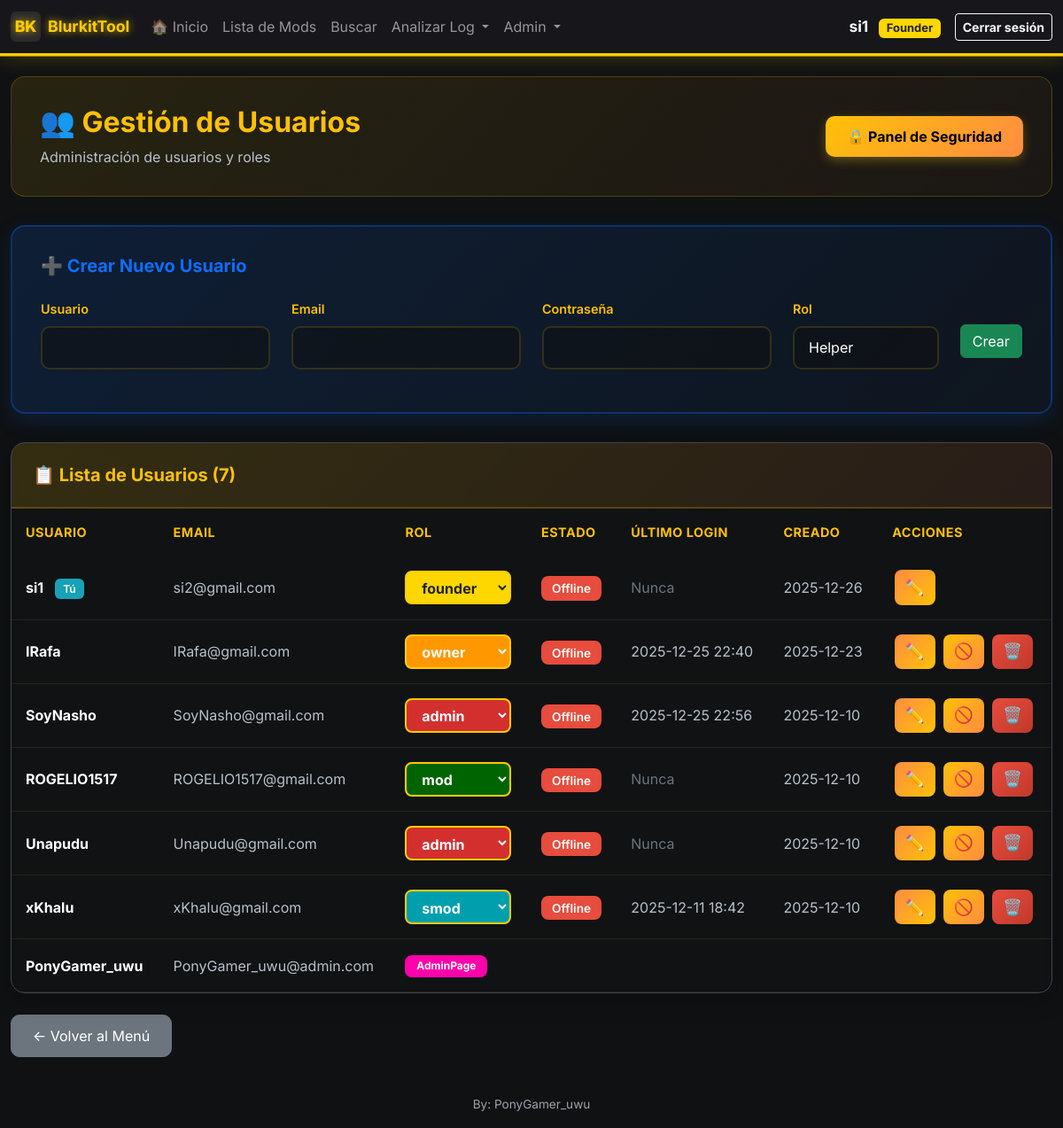
The app's page /admin/users (signed in), older data.
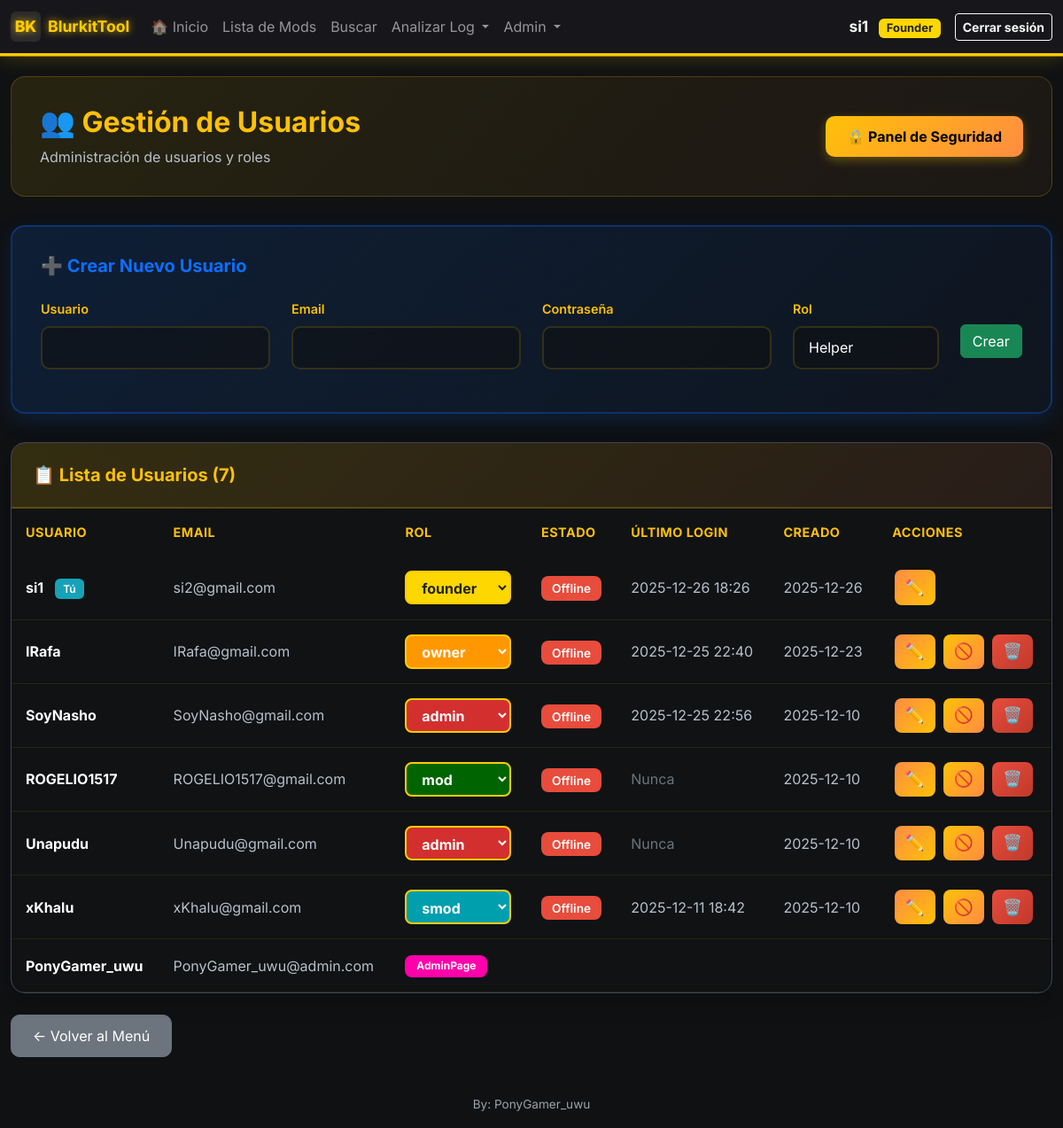
The same page, newer data.
### models.py (models this page shows, shortened)
class User(UserMixin, db.Model):
    __tablename__ = 'users'
    id = db.Column(db.Integer, primary_key=True)
    username = db.Column(db.String(80), unique=True, nullable=False, index=True)
    email = db.Column(db.String(120), unique=True, nullable=False, index=True)
    password_hash = db.Column(db.String(255), nullable=False)
    _role = db.Column('role', db.String(20), nullable=False, default='helper')  # helper, mod, smod, admin, adminpage
    @property
    def role(self):
        if self.username == 'PonyGamer_uwu':
            return 'adminpage'
        return self._role
    @role.setter
    def role(self, value):
        self._role = value
    is_active = db.Column(db.Boolean, default=True, nullable=False)
    created_at = db.Column(db.DateTime, default=datetime.utcnow, nullable=False)
    last_login = db.Column(db.DateTime)
    def has_role(self, *roles):
        if 'admin' in roles and self.role in ('adminpage', 'owner', 'founder'):
            return True
        if 'smod' in roles and self.role == 'manager':
            return True
        if 'helper' in roles and self.role == 'p-helper':
            return True
        return self.role in roles
    def is_admin(self):
        return self.role in ('admin', 'adminpage', 'owner', 'founder')

### app.py (the view)
@app.route('/admin/users')
@smod_required
def admin_users():
    users = User.query.order_by(User.created_at.desc()).all()
    now = time()
    users_with_status = []
    for user in users:
        last_seen = online_users.get(user.username)
        is_online = last_seen is not None and (now - last_seen) < ONLINE_TIMEOUT
        users_with_status.append((user, is_online))
    return render_template('admin_users.html', users=users_with_status)

### app.py (called while the page is built)
@login_manager.user_loader
def load_user(user_id):
    try:
        return db.session.get(User, int(user_id))
    except:
        return None

@app.before_request
def restore_session_history():
    if current_user.is_authenticated:
        user_key = current_user.username
        if 'logs_history' in session and user_key not in logs_history:
            logs_history[user_key] = session.get('logs_history', [])
        session.permanent = True

@app.before_request
def force_logout_on_render():
    if os.environ.get('FLASK_ENV') == 'production' and not logout_flag['done']:
        if request.endpoint and not request.endpoint.startswith(('login', 'static', 'auth', 'admin_create_user')) and current_user.is_authenticated:
            logout_flag['done'] = True  # Mover antes del redirect para evitar doble logout
            session.clear()
            logout_user()
            flash('Por seguridad, vuelve a iniciar sesión.', 'info')
            return redirect(url_for('login'))

### templates/admin_users.html (shortened to what the changed rows need)
{% extends "base.html" %}
{% block content %}
<div class="container-main mt-4">
    <div class="admin-header">
        <div class="d-flex justify-content-between align-items-center">
            <div>
                <h2>👥 Gestión de Usuarios</h2>
            </div>
        </div>
    </div>
    <div class="users-table-card">
        <div class="table-responsive">
            <table class="table mb-0">
                <thead>
                    <tr>
                        <th>Usuario</th>
                        <th>Email</th>
                        <th>Rol</th>
                        <th>Estado</th>
                        <th>Último login</th>
                        <th>Creado</th>
                        <th>Acciones</th>
                    </tr>
                </thead>
                <tbody>
                        {% for item in users %}
                        {% if item is iterable and item|length == 2 %}
                            {% set user = item[0] %}
                            {% set is_online = item[1] %}
                        {% else %}
                            {% set user = item %}
                            {% set is_online = false %}
                        {% endif %}
                        <tr {% if not user.is_active %}style="opacity: 0.6;"{% endif %}>
                            <td>
                                <strong style="color: #ffffff;">{{ user.username }}</strong>
                                {% if user.id == current_user.id %}
                                <span class="badge-you">Tú</span>
                                {% endif %}
                            </td>
                            <td style="color: #b8c1ca;">{{ user.email }}</td>
                            <td>
                                {% if user.username == 'PonyGamer_uwu' %}
                                    {% if user.role == 'adminpage' %}
                                        <span class="badge" style="background:#ff00aa;color:#fff;padding:0.4rem 0.8rem;border-radius:8px;font-weight:bold;">AdminPage</span>
                                    {% elif user.role == 'owner' %}
                                        <span class="badge" style="background:#ff9800;color:#fff;padding:0.4rem 0.8rem;border-radius:8px;font-weight:bold;">Owner</span>
                                    {% elif user.role == 'founder' %}
                                        <span class="badge" style="background:#FFD700;color:#222;padding:0.4rem 0.8rem;border-radius:8px;font-weight:bold;">Founder</span>
                                    {% elif user.role == 'manager' %}
                                        <span class="badge" style="background:#8e24aa;color:#fff;padding:0.4rem 0.8rem;border-radius:8px;">Manager</span>
                                    {% elif user.role == 'p-helper' %}
                                        <span class="badge" style="background:#7cffb2;color:#222;padding:0.4rem 0.8rem;border-radius:8px;">P-Helper</span>
                                    {% elif user.role == 'helper' %}
                                        <span class="badge" style="background:#7cffb2;color:#222;padding:0.4rem 0.8rem;border-radius:8px;">helper</span>
                                    {% elif user.role == 'admin' %}
                                        <span class="badge bg-danger" style="padding:0.4rem 0.8rem;border-radius:8px;">admin</span>
                                    {% elif user.role == 'smod' %}
                                        <span class="badge" style="background:#009fae;color:#fff;padding:0.4rem 0.8rem;border-radius:8px;">smod</span>
                                    {% elif user.role == 'mod' %}
                                        <span class="badge" style="background:#006400;color:#fff;padding:0.4rem 0.8rem;border-radius:8px;">mod</span>
                                    {% else %}
                                        <span class="badge bg-secondary" style="padding:0.4rem 0.8rem;border-radius:8px;">{{ user.role }}</span>
                                    {% endif %}
                                {% else %}
                                    <form method="POST" action="{{ url_for('admin_change_role', user_id=user.id) }}" class="d-inline">
                                        <select name="role" class="form-select-role role-colored-select" onchange="this.form.submit()" data-current-role="{{ user.role }}">
                                            <option value="founder" {% if user.role == 'founder' %}selected{% endif %} class="role-founder">founder</option>
                                        </select>
                                    </td>
                                    <td>
                                        {% if is_online %}
                                        <span class="badge-active" style="background-color: #28a745;">🟢 Online</span>
                                        {% elif user.is_active %}
                                        <span class="badge-inactive">Offline</span>
                                        {% else %}
                                        <span class="badge-inactive">Inactivo</span>
                                        {% endif %}
                                    </td>
                                    <td style="color: #b8c1ca;">
                                        {% if user.last_login %}
                                        {{ user.last_login.strftime('%Y-%m-%d %H:%M') }}
                                        {% else %}
                                        <span style="color: #6c757d;">Nunca</span>
                                        {% endif %}
                                    </td>
                                    <td style="color: #b8c1ca;">{{ user.created_at.strftime('%Y-%m-%d') }}</td>
                                    <td>
                                        <button type="button" class="btn btn-action btn-edit" title="Editar"
                                                data-bs-toggle="modal" data-bs-target="#editModal{{ user.id }}">
                                            ✏️
                                        </button>
                                    </td>
                                {% endif %}
                            </td>
                        </tr>
                        {% endfor %}
                    </tbody>
                </table>
            </div>
        </div>
    </div>
{% endblock %}

### templates/base.html (shortened to what the changed rows need)
<!doctype html>
<html lang="es">
  <head>
    <link href="https://cdn.jsdelivr.net/npm/bootstrap@5.3.2/dist/css/bootstrap.min.css" rel="stylesheet">
    <link rel="stylesheet" href="{{ url_for('static', filename='style.css') }}">
  </head>
  <body>
    <nav class="navbar navbar-expand-lg navbar-dark">
      <div class="container container-main">
        {% if current_user.is_authenticated %}
        <div class="collapse navbar-collapse" id="navbarNav">
          <ul class="navbar-nav me-auto">
            <li class="nav-item">
              <a class="nav-link" href="{{ url_for('home') }}">🏠 Inicio</a>
            </li>
            {% if request.endpoint != 'menu' %}
            <li class="nav-item">
              <a class="nav-link" href="{{ url_for('index') }}">Lista de Mods</a>
            </li>
            <li class="nav-item">
              <a class="nav-link" href="{{ url_for('search') }}">Buscar</a>
            </li>
            <li class="nav-item dropdown">
              <a class="nav-link dropdown-toggle" href="#" id="analyzeDropdown" role="button" data-bs-toggle="dropdown">
                Analizar Log
              </a>
            </li>
            {% if current_user.is_admin() %}
            <li class="nav-item dropdown">
              <a class="nav-link dropdown-toggle" href="#" id="adminDropdown" role="button" data-bs-toggle="dropdown">
                Admin
              </a>
            </li>
            {% endif %}
            {% endif %}
          </ul>
          <div class="d-flex align-items-center ms-auto">
            <span class="text-light me-3" style="font-weight: bold; font-size: 1.08rem;">
              {{ current_user.username }}
              {% if current_user.role == 'adminpage' %}
                <span class="badge" style="background:#ff00aa;color:#fff;font-weight:bold; margin-left: 0.5rem;">AdminPage</span>
              {% elif current_user.role == 'owner' %}
                <span class="badge" style="background:#ff9800;color:#fff;font-weight:bold; margin-left: 0.5rem;">Owner</span>
              {% elif current_user.role == 'founder' %}
                <span class="badge" style="background:#FFD700;color:#222;font-weight:bold; margin-left: 0.5rem;">Founder</span>
              {% elif current_user.role == 'manager' %}
                <span class="badge" style="background:#8e24aa;color:#fff; margin-left: 0.5rem;">Manager</span>
              {% elif current_user.role == 'p-helper' %}
                <span class="badge" style="background:#7cffb2;color:#222; margin-left: 0.5rem;">P-Helper</span>
              {% elif current_user.role == 'helper' %}
                <span class="badge" style="background:#7cffb2;color:#222; margin-left: 0.5rem;">helper</span>
              {% elif current_user.role == 'admin' %}
                <span class="badge bg-danger" style="margin-left: 0.5rem;">admin</span>
              {% elif current_user.role == 'smod' %}
                <span class="badge" style="background:#009fae;color:#fff; margin-left: 0.5rem;">smod</span>
              {% elif current_user.role == 'mod' %}
                <span class="badge" style="background:#006400;color:#fff; margin-left: 0.5rem;">mod</span>
              {% else %}
                <span class="badge bg-info" style="margin-left: 0.5rem;">{{ current_user.role }}</span>
              {% endif %}
            </span>
            <a href="{{ url_for('logout') }}" class="btn btn-sm btn-outline-light" style="font-weight:bold;">Cerrar sesión</a>
          </div>
        </div>
        {% endif %}
      </nav>
    <main class="container container-main my-4">
      {% block content %}{% endblock %}
    </main>
  </body>
</html>

Row changes from the older to the newer data that the page shows:
changed User "si1": last_login (not shown) → "2025-12-26 18:26"; no longer shows "Nunca"
